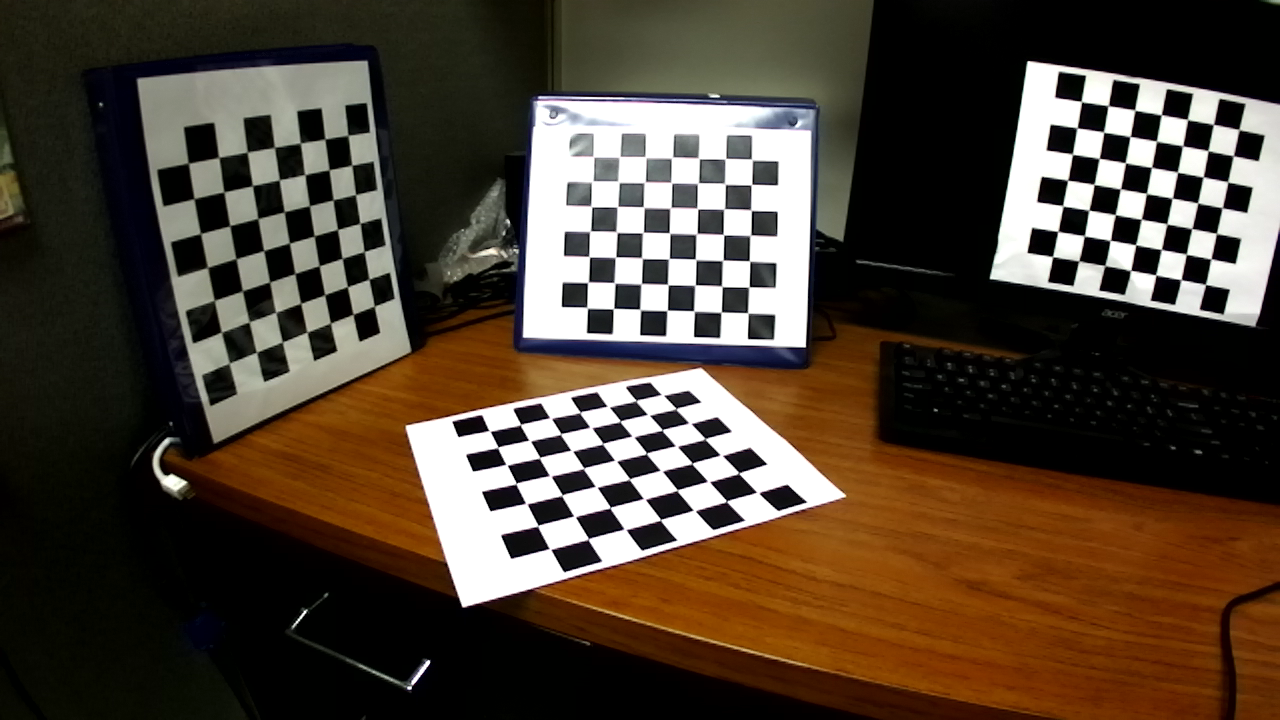
//> input picture data/zed/001.png, 1280 x 720 px
$ ./imgrect_zed   (built with g++ and OpenCV 4)
//> lines starting //> are read from the running program, lines starting //| are printed output that depends on the picture
//
// Created by rpng on 7/26/16.
// Delete debug information 11/07/16
//

#include <opencv2/core/core.hpp>
#include <opencv2/imgcodecs.hpp>
#include <opencv2/highgui.hpp>
#include <opencv2/imgproc.hpp>
#include <boost/filesystem.hpp>
#include <boost/algorithm/string.hpp>
#include <boost/range/iterator_range.hpp>
#include <yaml-cpp/yaml.h>
#include <boost/lexical_cast.hpp>

#include <iostream>
#include <sstream>
#include <string>


using namespace cv;
using namespace std;

/**
 * learn how to read config from txt file with YAML-cpp lib
 * be careful to check the data format. a tiny error will cause the crash
 * @param argc
 * @param argv
 * @return
 */


int main( int argc, char** argv ){

    // read the images
    string filename1 = "/home/linde/project/imgrect/data/zed/001.png";
    string filename2 = "/home/linde/project/imgrect/data/zed/002.png";

    Mat img1,img2;
    img1 = imread(filename1,IMREAD_GRAYSCALE);
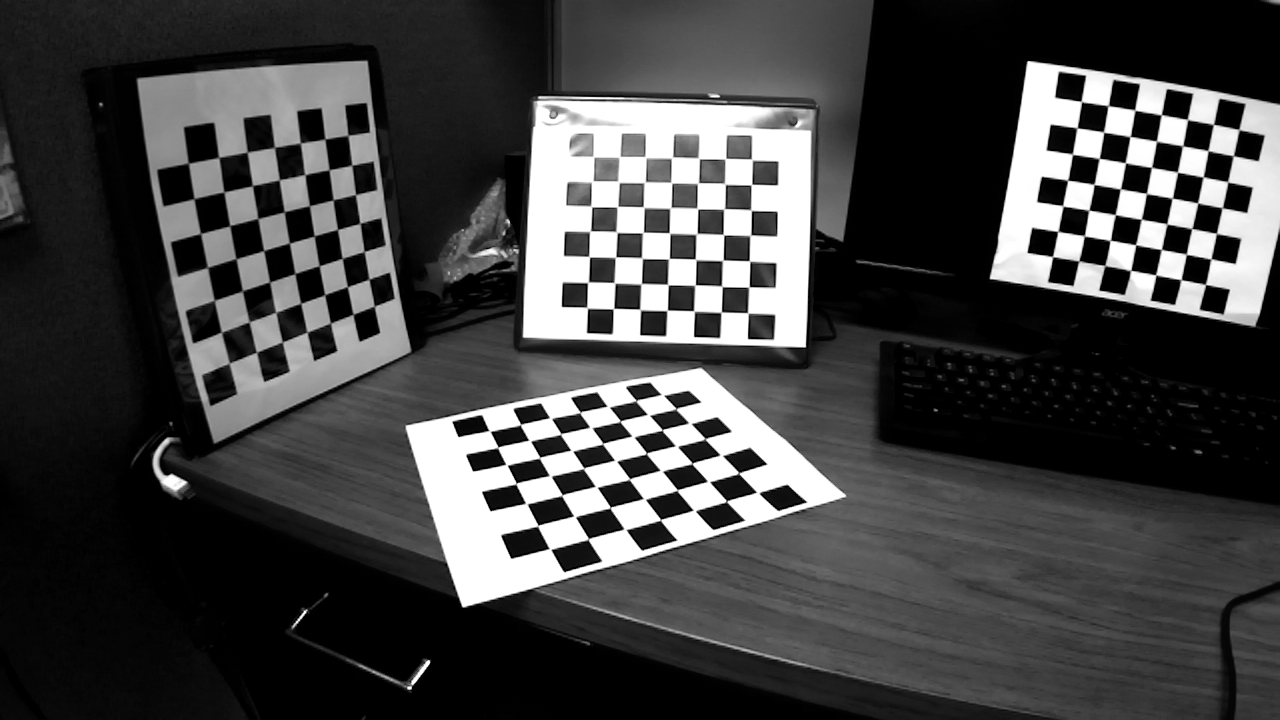
//> img1: 720 rows x 1280 cols, CV_8UC1; min 0, max 255, mean 67.3
    img2 = imread(filename2,IMREAD_GRAYSCALE);
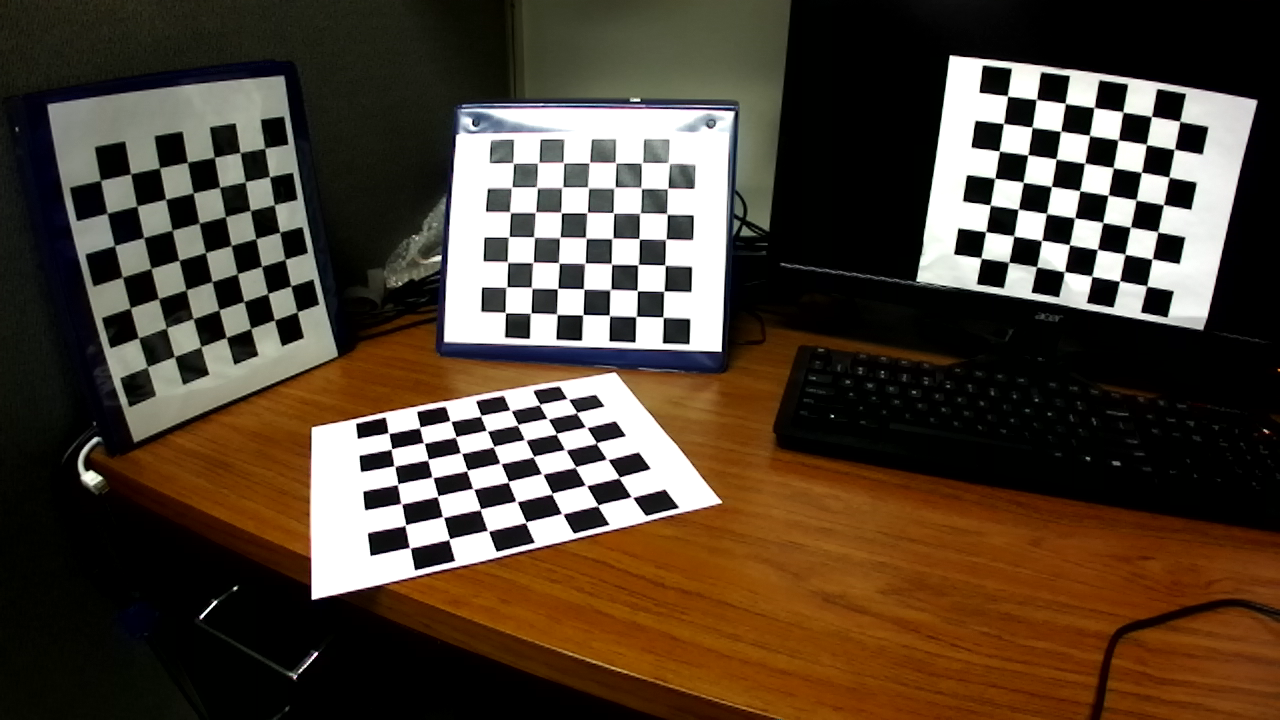
//> input picture data/zed/002.png, 1280 x 720 px
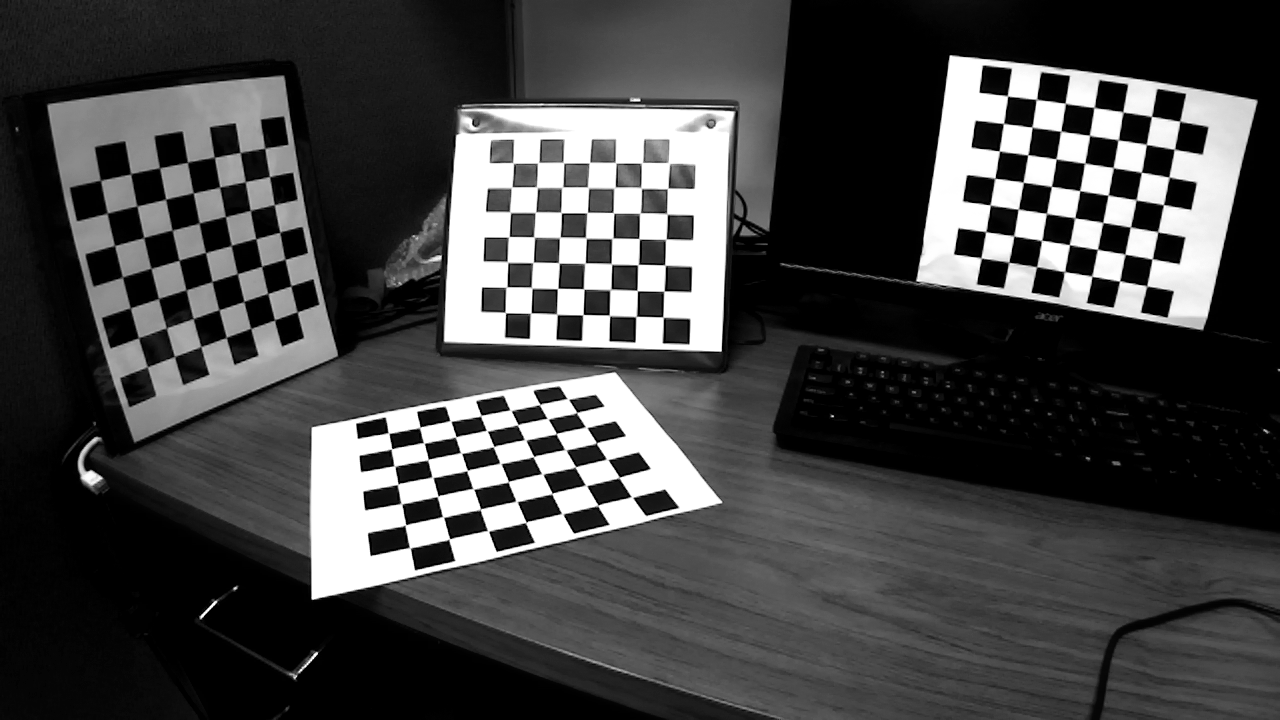
//> img2: 720 rows x 1280 cols, CV_8UC1; min 0, max 255, mean 68.2

    imshow("before Left", img1);
    imshow("before Right", img2);

    //try to use YAML-cpp to read the config file
    string dir = "/home/linde/project/imgrect/data/zed/";

    string basename = "calib_cam_to_cam.txt";

    string config_file = dir + basename;
//> (the run ends here: the program needs code that is not available in this run, at `YAML::Node calib_node;`)
